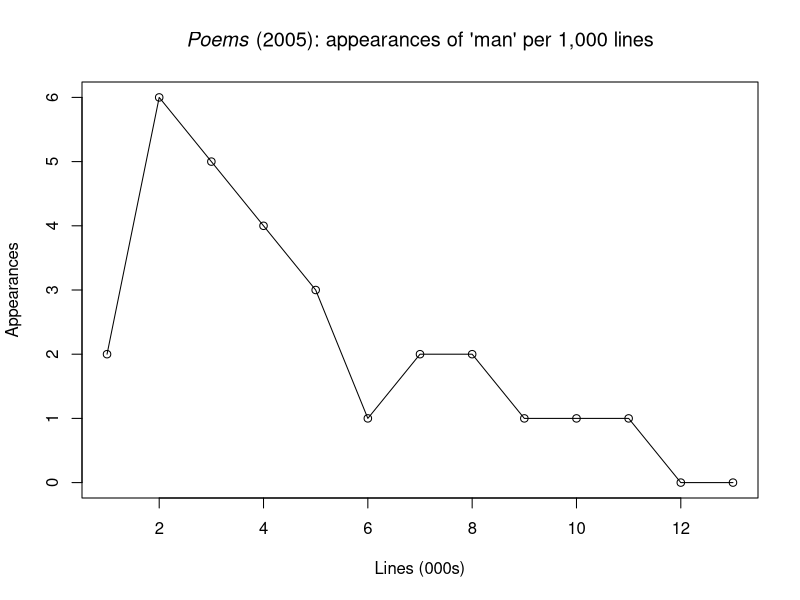

Write R code to recreate this figure.
man <- c(2,6,5,4,3,1,2,2,1,1,1,0,0)
#woman <- c(0,0,0,0,1,0,1,0,0,0,0,0,0)
#he <- c(4,11,19,16,24,28,21,10,7,9,5,2,7)
#she <- c(4,4,1,3,6,1,7,3,3,1,20,12,6)
png(filename = "man.png", height = 300, width = 600, bg = "white")
plot(man, type = "o", ann = FALSE)
#plot(he, type = "o", ann = FALSE)
#lines(man, type = "o")
#lines(woman, type = "o")
#lines(she, type = "o")
title(main = substitute(paste(italic("Poems"), " (2005): appearances of 'man' per 1,000 lines")), xlab = "Lines (000s)", ylab = "Appearances")
dev.off()
